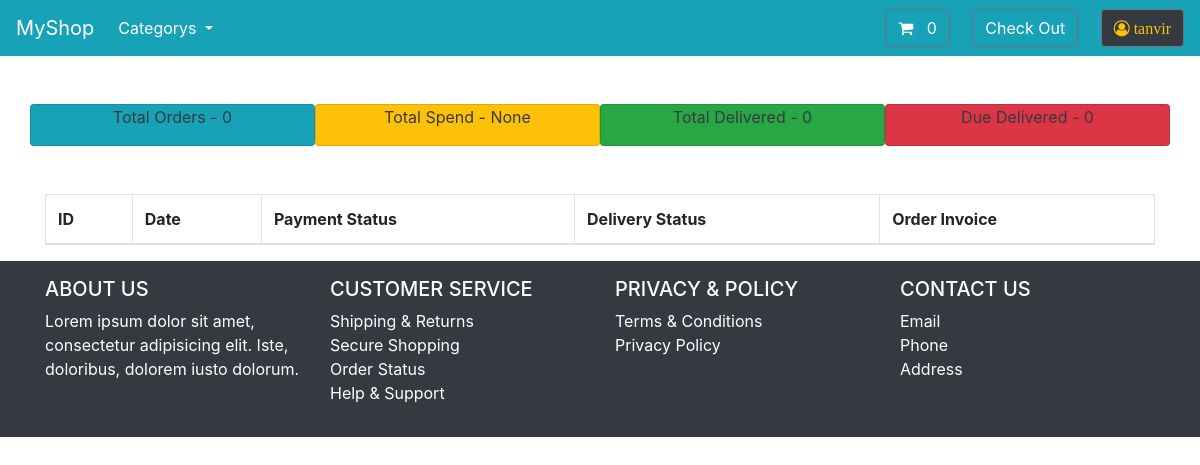
The app's page /users/orders/ (signed in), older data.
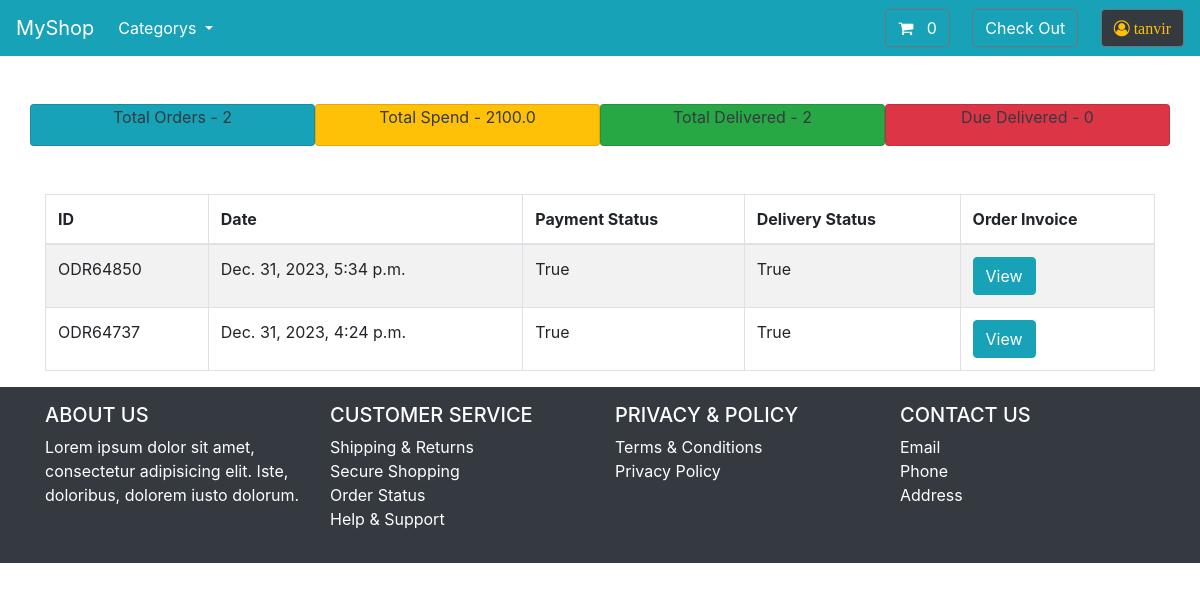
The same page, newer data.
### cart/models.py (models this page shows, shortened)
class Order(models.Model):
    order_id = models.CharField(max_length=255, blank=False, null=True)
    user = models.ForeignKey(User, on_delete=models.CASCADE)
    shipping_address = models.CharField(max_length=255, blank=False, null=True)
    tnx_id = models.CharField(max_length=255, blank=False, null=True)
    val_id = models.CharField(max_length=255, blank=True, null=True)
    payment_status = models.BooleanField(default=False)
    payment_type = models.CharField(max_length=255, blank=False, null=True)
    invoice = models.FileField(upload_to='invoices', blank=True, null=True)
    total_amount = models.FloatField(default=0.0,null=True)
    created_at = models.DateTimeField(auto_now_add=True, null=True)
    update_at = models.DateTimeField(auto_now=True)

### users/views.py (the view)
# urls.py: path('orders/', ordersView, name='orders'),
@login_required(login_url='login')
def ordersView(request):
    oders = Order.objects.filter(user=request.user).order_by('-created_at')
    total_orders = oders.count()
    print(f'Total:{total_orders}')
    total_delivered = oders.filter(payment_status=True).count()
    print(f'Delivered:{total_delivered}')
    total_pending = oders.filter(payment_status=False).count()
    total_spend = Order.objects.filter(user=request.user).aggregate(Sum('total_amount'))
    context = {
        'orders':oders,
        'total_orders':total_orders,
        'total_delivered':total_delivered,
        'total_pending':total_pending,
        'total_spend':total_spend,
    }
    return render(request, 'orders.html',context)

### cart/context_processors.py (called while the page is built)
def cartCount(request):
    cart = request.session.get('cart')
    if cart:
        return {'cart_count': len(cart)}
    else:
        return {'cart_count': 0}

### store/models.py (called while the page is built)
    def get_absolute_url(self):
        return reverse("category",args=[self.slug])

### store/views.py (called while the page is built)
def categorys(request):
    all_category = Category.objects.all()
    return {'all_category': all_category}

### users/templates/orders.html
{% extends "store/base.html" %}
{% load static %}
{% block body %}
<div class="container">
    <div class="row mt-5 text-center text-dark">
        <div class="col-12 col-md-3 col-sm-12 card bg-info">
            <p>Total Orders - {{total_orders}}</p>
        </div>
        <div class="col-12 col-md-3 col-sm-12 card bg-warning">
            <p>Total Spend - {{total_spend.total_amount__sum}}</p>
        </div>
        <div class="col-12 col-md-3 col-sm-12 card bg-success">
            <p>Total Delivered - {{total_delivered}}</p>
        </div>
        <div class="col-12 col-md-3 col-sm-12 card bg-danger">
            <p>Due Delivered - {{total_pending|safe}}</p>
        </div>
    </div>
    <div class=" mt-5">
        <div class="">
            <table class="table table-striped table-bordered">
                <thead>
                    <tr>
                        <th>ID</th>
                        <th>Date</th>
                        <th>Payment Status</th>
                        <th>Delivery Status</th>
                        <th>Order Invoice</th>
                    </tr>
                </thead>
                <tbody>
                    {% for order in orders %}
                    <tr>
                        <td>{{order.order_id}}</td>
                        <td>{{order.created_at}}</td>
                        <td>{{order.payment_status}}</td>
                        <td>{{order.payment_status}}</td>
                        <td><a target="__blank" href="{{order.invoice.url}}" class="btn btn-info">View</a></td>
                    </tr>
                    {% endfor %}
                </tbody>
            </table>
        </div>
</div>
</div>
{% endblock %}

### store/templates/store/base.html (shortened to what this page needs)
{% load static %}
<!DOCTYPE html>
<html>
    <head>
        <link rel="stylesheet" href="https://cdn.jsdelivr.net/npm/bootstrap@4.6.2/dist/css/bootstrap.min.css">
        <link rel="stylesheet" href="https://cdnjs.cloudflare.com/ajax/libs/font-awesome/4.7.0/css/font-awesome.min.css">
    </head>
    <nav class="navbar navbar-expand-lg navbar-light  bg-info">
  <a class="navbar-brand text-white" href="{% url "home" %}">MyShop</a>
  <ul class="navbar-nav ml-auto">
    <li class="nav-item dropdown">
        <a class="nav-link dropdown-toggle text-white" href="#" id="navbarDropdown" role="button" data-toggle="dropdown" aria-haspopup="true" aria-expanded="false">
          Categorys
        </a>
      </li>
  </ul>
  <div class="collapse navbar-collapse" id="navbarSupportedContent">
    <ul class="navbar-nav ml-auto">
                <li class="nav-item">
                    <a type="button" role="button" href="{% url "cart-summery" %}" class="btn btn-outline-secondary text-white">
                        <i class="fa fa-shopping-cart" aria-hidden="true"> </i>
                        <div id="cart-qnt" class="d-inline-flex" >
                            {{cart_count}}
                        </div>
                    </a>
                </li>
                <li class="nav-item">
                    <a type="button" role="button" href="{% url "checkout" %}" class="btn btn-outline-secondary text-white">Check Out</a>
                </li>
                {% if user.is_authenticated %}
                    <li class="nav-item">
                    <a type="button" role="button" href="{% url "profile" %}" class="bg-dark btn btn-outline-secondary text-warning"><i class="fa fa-user-circle-o" aria-hidden="true"> {{user.username}}</i></a>
                    </li>
                {% else %}
                <li class="nav-item">
                        <a type="button" role="button" href="{% url "login" %}" class="btn btn-outline-secondary"><i class="fa fa-user-circle-o" aria-hidden="true"></i></a>
                </li>
                {% endif %}
    </ul>
  </div>
</nav>
    <body>
        {% block body %}
        {% endblock body %}
        <footer class="footer mt-auto py-3 bg-dark text-white">
    <div class="container">
        <div class="row">
            <div class="col-lg-3 col-md-6 mb-4 mb-md-0">
                <h5 class="text-uppercase">About Us</h5>
                <p>Lorem ipsum dolor sit amet, consectetur adipisicing elit. Iste, doloribus, dolorem iusto dolorum.</p>
            </div>
            <div class="col-lg-3 col-md-6 mb-4 mb-md-0">
                <h5 class="text-uppercase">Customer Service</h5>
                <ul class="list-unstyled">
                    <li><a href="#" class="text-white">Shipping & Returns</a></li>
                    <li><a href="#" class="text-white">Secure Shopping</a></li>
                    <li><a href="#" class="text-white">Order Status</a></li>
                    <li><a href="#" class="text-white">Help & Support</a></li>
                </ul>
            </div>
            <div class="col-lg-3 col-md-6 mb-4 mb-md-0">
                <h5 class="text-uppercase">Privacy & Policy</h5>
                <ul class="list-unstyled">
                    <li><a href="#" class="text-white">Terms & Conditions</a></li>
                    <li><a href="#" class="text-white">Privacy Policy</a></li>
                </ul>
            </div>
            <div class="col-lg-3 col-md-6 mb-4 mb-md-0">
                <h5 class="text-uppercase">Contact Us</h5>
                <ul class="list-unstyled">
                    <li><a href="#" class="text-white">Email</a></li>
                    <li><a href="#" class="text-white">Phone</a></li>
                    <li><a href="#" class="text-white">Address</a></li>
                </ul>
            </div>
        </div>
    </div>
</footer>
  </body>
</html>

Row changes from the older to the newer data that the page shows:
added Order: order_id "ODR64850", created_at "Dec. 31, 2023, 5:34 p.m.", payment_status "True"
added Order: order_id "ODR64737", created_at "Dec. 31, 2023, 4:24 p.m.", payment_status "True"
Text that changed along with them:
{{ total_orders }}: "0" → "2"
{{ total_spend.total_amount__sum }}: "None" → "2100.0"
{{ total_delivered }}: "0" → "2"
